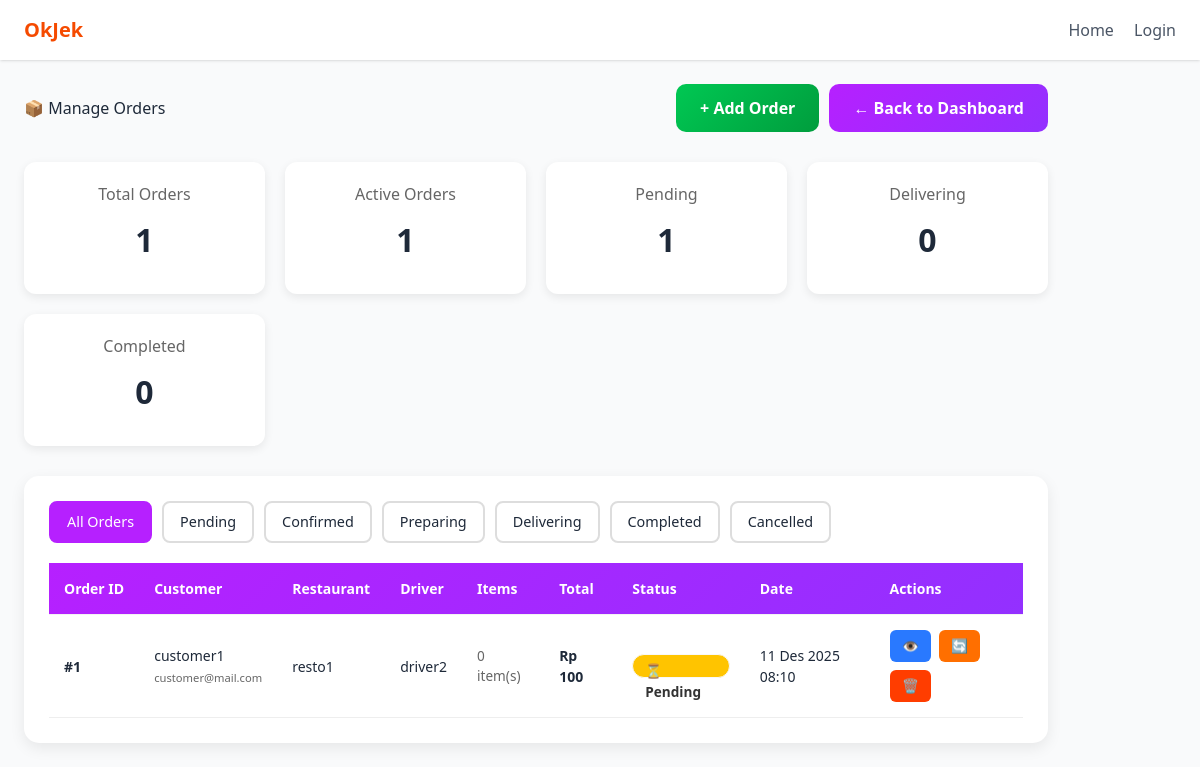
Page /orders/ (signed in) on the committed database.
### orders/models.py (models this page shows, shortened)
class Order(models.Model):
    STATUS_CHOICES = [
        ('pending', 'Pending'),
        ('confirmed', 'Confirmed'),
        ('preparing', 'Preparing'),
        ('delivering', 'Delivering'),
        ('completed', 'Completed'),
        ('cancelled', 'Cancelled'),
    ]
    customer = models.ForeignKey(
        'accounts.User',
        on_delete=models.CASCADE,
        related_name='customer_orders',
        limit_choices_to={'role': 'customer'}
    )
    restaurant = models.ForeignKey(
        'accounts.User',
        on_delete=models.CASCADE,
        related_name='restaurant_orders',
        limit_choices_to={'role': 'restaurant'}
    )
    driver = models.ForeignKey(
        'accounts.User',
        null=True,
        blank=True,
        on_delete=models.SET_NULL,
        related_name='driver_orders',
        limit_choices_to={'role': 'driver'}
    )
    status = models.CharField(max_length=50, choices=STATUS_CHOICES, default='pending')
    total_price = models.DecimalField(max_digits=10, decimal_places=2, default=0)
    delivery_address = models.TextField(blank=True, null=True)
    notes = models.TextField(blank=True, null=True)
    created_at = models.DateTimeField(auto_now_add=True)
    updated_at = models.DateTimeField(auto_now=True)
    class Meta:
        ordering = ['-created_at']

### accounts/models.py (models this page shows, shortened)
class User(AbstractUser):
    ROLE_CHOICES = (
        ('admin', 'Administrator'),
        ('restaurant', 'Restaurant'),
        ('driver', 'Driver'),
        ('customer', 'Customer'),
    )
    role = models.CharField(max_length=20, choices=ROLE_CHOICES, default='customer')
    is_approved = models.BooleanField(default=False)

### accounts/views.py (the view)
# urls.py: path("orders/", views.manage_orders, name="orders"),
@admin_required
@admin_required
def manage_orders(request):
    from orders.models import Order
    orders = Order.objects.select_related('customer', 'restaurant', 'driver').prefetch_related('items').all()
    total_orders = orders.count()
    pending_orders = orders.filter(status='pending').count()
    delivering_orders = orders.filter(status='delivering').count()
    completed_orders = orders.filter(status='completed').count()
    active_orders = orders.filter(status__in=['pending', 'confirmed', 'preparing', 'delivering']).count()
    context = {
        'orders': orders,
        'total_orders': total_orders,
        'pending_orders': pending_orders,
        'delivering_orders': delivering_orders,
        'completed_orders': completed_orders,
        'active_orders': active_orders,
    }
    return render(request, "adminpanel/orders.html", context)

### accounts/views.py (called while the page is built)
def admin_required(view_func):
    return user_passes_test(lambda u: u.is_authenticated and u.role == "admin")(view_func)

### templates/adminpanel/orders.html (shortened to what this page needs)
{% extends "base.html" %}
{% load static %}
{% block content %}
<div class="container mt-5">
    <div class="page-header">
        <h1 class="fw-bold">📦 Manage Orders</h1>
        <div class="header-actions">
            <button onclick="openAddModal()" class="btn-success">+ Add Order</button>
            <a href="{% url 'accounts:admin_dashboard' %}" class="btn-primary">← Back to Dashboard</a>
        </div>
    </div>
    <div class="stats-row">
        <div class="stat-card">
            <p>Total Orders</p>
            <h3>{{ total_orders|default:"0" }}</h3>
        </div>
        <div class="stat-card">
            <p>Active Orders</p>
            <h3>{{ active_orders|default:"0" }}</h3>
        </div>
        <div class="stat-card">
            <p>Pending</p>
            <h3>{{ pending_orders|default:"0" }}</h3>
        </div>
        <div class="stat-card">
            <p>Delivering</p>
            <h3>{{ delivering_orders|default:"0" }}</h3>
        </div>
        <div class="stat-card">
            <p>Completed</p>
            <h3>{{ completed_orders|default:"0" }}</h3>
        </div>
    </div>
    <div class="table-container">
        <div class="filter-section">
            <button class="filter-btn active" onclick="filterOrders('all')">All Orders</button>
            <button class="filter-btn" onclick="filterOrders('pending')">Pending</button>
            <button class="filter-btn" onclick="filterOrders('confirmed')">Confirmed</button>
            <button class="filter-btn" onclick="filterOrders('preparing')">Preparing</button>
            <button class="filter-btn" onclick="filterOrders('delivering')">Delivering</button>
            <button class="filter-btn" onclick="filterOrders('completed')">Completed</button>
            <button class="filter-btn" onclick="filterOrders('cancelled')">Cancelled</button>
        </div>
        {% if orders %}
        <table class="table">
            <thead>
                <tr>
                    <th>Order ID</th>
                    <th>Customer</th>
                    <th>Restaurant</th>
                    <th>Driver</th>
                    <th>Items</th>
                    <th>Total</th>
                    <th>Status</th>
                    <th>Date</th>
                    <th>Actions</th>
                </tr>
            </thead>
            <tbody>
                {% for order in orders %}
                <tr data-status="{{ order.status }}">
                    <td><strong>#{{ order.id }}</strong></td>
                    <td>
                        {{ order.customer.username }}
                        <br><small style="color: #666;">{{ order.customer.email }}</small>
                    </td>
                    <td>{{ order.restaurant.username }}</td>
                    <td>
                        {% if order.driver %}
                        {{ order.driver.username }}
                        {% else %}
                        <span style="color: #999;">Not assigned</span>
                        {% endif %}
                    </td>
                    <td>
                        <div class="order-items">
                            {{ order.items.count }} item(s)
                        </div>
                    </td>
                    <td><strong>Rp {{ order.total_price|floatformat:0 }}</strong></td>
                    <td>
                        {% if order.status == 'pending' %}
                        <span class="badge badge-pending">⏳ Pending</span>
                        {% elif order.status == 'confirmed' %}
                        <span class="badge badge-confirmed">✓ Confirmed</span>
                        {% elif order.status == 'preparing' %}
                        <span class="badge badge-preparing">👨‍🍳 Preparing</span>
                        {% elif order.status == 'delivering' %}
                        <span class="badge badge-delivering">🚚 Delivering</span>
                        {% elif order.status == 'completed' %}
                        <span class="badge badge-completed">✓ Completed</span>
                        {% elif order.status == 'cancelled' %}
                        <span class="badge badge-cancelled">✗ Cancelled</span>
                        {% endif %}
                    </td>
                    <td>{{ order.created_at|date:"d M Y H:i" }}</td>
                    <td>
                        <div class="action-buttons">
                            <button onclick="viewOrder({{ order.id }})" class="btn-sm btn-view" title="View Details">👁️</button>
                            <button onclick="openStatusModal({{ order.id }}, '{{ order.status }}')" class="btn-sm btn-status" title="Change Status">🔄</button>
                            <form method="POST" action="{% url 'accounts:delete_order' order.id %}" style="display: inline;" onsubmit="return confirm('Are you sure you want to delete this order?');">
                                <button type="submit" class="btn-sm btn-delete" title="Delete">🗑️</button>
                            </form>
                        </div>
                    </td>
                </tr>
                {% endfor %}
            </tbody>
        </table>
        {% else %}
        <div class="empty-state">
            <h3>📦 No Orders Yet</h3>
            <p>There are no orders in the system.</p>
            <button onclick="openAddModal()" class="btn-success" style="margin-top: 20px;">+ Add First Order</button>
        </div>
        {% endif %}
    </div>
</div>
{% endblock %}

### templates/adminpanel/orders.html (style rules this page uses)
.page-header { display: flex; justify-content: space-between; align-items: center; margin-bottom: 30px; }
.btn-primary { background: linear-gradient(135deg, #b620ff, #9330ff); color: white; padding: 12px 24px; border-radius: 10px; text-decoration: none; border: none; font-weight: 600; transition: 0.2s ease; cursor: pointer; display: inline-block; }
.btn-success { background: linear-gradient(135deg, #00c853, #009d3d); color: white; padding: 12px 24px; border-radius: 10px; text-decoration: none; border: none; font-weight: 600; transition: 0.2s ease; cursor: pointer; display: inline-block; }
.header-actions { display: flex; gap: 10px; }
.stats-row { display: grid; grid-template-columns: repeat(auto-fit, minmax(200px, 1fr)); gap: 20px; margin-bottom: 30px; }
.stat-card { background: white; padding: 20px; border-radius: 12px; box-shadow: 0 3px 10px rgba(0,0,0,0.08); text-align: center; }
.stat-card h3 { font-size: 2rem; margin: 10px 0; font-weight: bold; }
.stat-card p { color: #666; margin: 0; }
.table-container { background: white; border-radius: 15px; padding: 25px; box-shadow: 0 5px 15px rgba(0,0,0,0.08); }
.table { width: 100%; border-collapse: collapse; }
.table thead { background: linear-gradient(135deg, #b620ff, #9330ff); color: white; }
.table th { padding: 15px; text-align: left; font-weight: 600; }
.table td { padding: 15px; border-bottom: 1px solid #eee; }
.badge { padding: 6px 12px; border-radius: 20px; font-size: 0.85rem; font-weight: 600; display: inline-block; }
.badge-pending { background-color: #ffc400; color: #333; }
.action-buttons { display: flex; gap: 8px; flex-wrap: wrap; }
.btn-sm { padding: 6px 12px; border-radius: 6px; border: none; cursor: pointer; font-size: 0.85rem; text-decoration: none; transition: 0.2s ease; }
.btn-view { background-color: #2979ff; color: white; }
.btn-status { background-color: #ff6f00; color: white; }
.btn-delete { background-color: #ff3d00; color: white; }
.filter-section { margin-bottom: 20px; display: flex; gap: 10px; flex-wrap: wrap; }
.filter-btn { padding: 8px 16px; border-radius: 8px; border: 2px solid #ddd; background: white; cursor: pointer; transition: 0.2s ease; font-size: 0.9rem; }
.filter-btn:hover, .filter-btn.active { border-color: #b620ff; background-color: #b620ff; color: white; }
.order-items { font-size: 0.85rem; color: #666; }

### rows in the picture
Order: id "1", customer.username "customer1", customer.email "customer@mail.com", restaurant.username "resto1", driver.username "driver2", items.count "0", total_price "100", created_at "11 Des 2025 08:10"

### other values in the picture
{{ total_orders|default:"0" }} "1"
{{ active_orders|default:"0" }} "1"
{{ pending_orders|default:"0" }} "1"
{{ delivering_orders|default:"0" }} "0"
{{ completed_orders|default:"0" }} "0"
